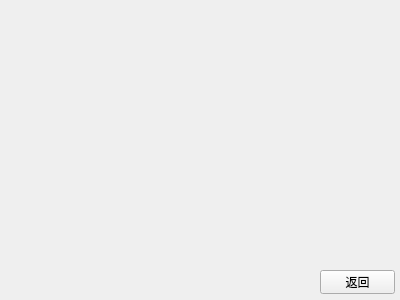
<?xml version="1.0" encoding="UTF-8"?>
<ui version="4.0">
 <class>Form</class>
 <widget class="QWidget" name="Form">
  <property name="geometry">
   <rect>
    <x>0</x>
    <y>0</y>
    <width>400</width>
    <height>300</height>
   </rect>
  </property>
  <property name="windowTitle">
   <string>新建检测</string>
  </property>
  <widget class="QPushButton" name="pushButton">
   <property name="geometry">
    <rect>
     <x>320</x>
     <y>270</y>
     <width>75</width>
     <height>24</height>
    </rect>
   </property>
   <property name="text">
    <string>返回</string>
   </property>
  </widget>
 </widget>
 <resources/>
 <connections/>
</ui>
